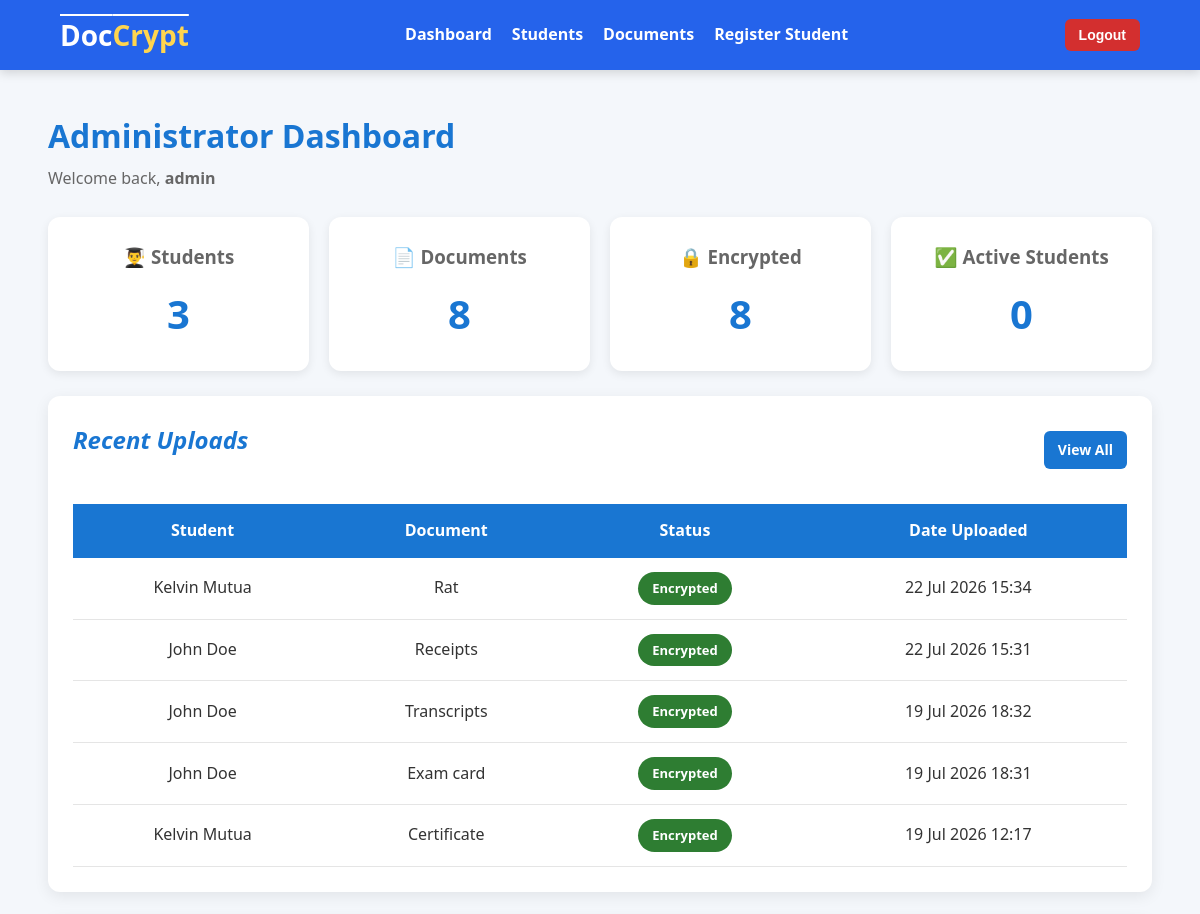
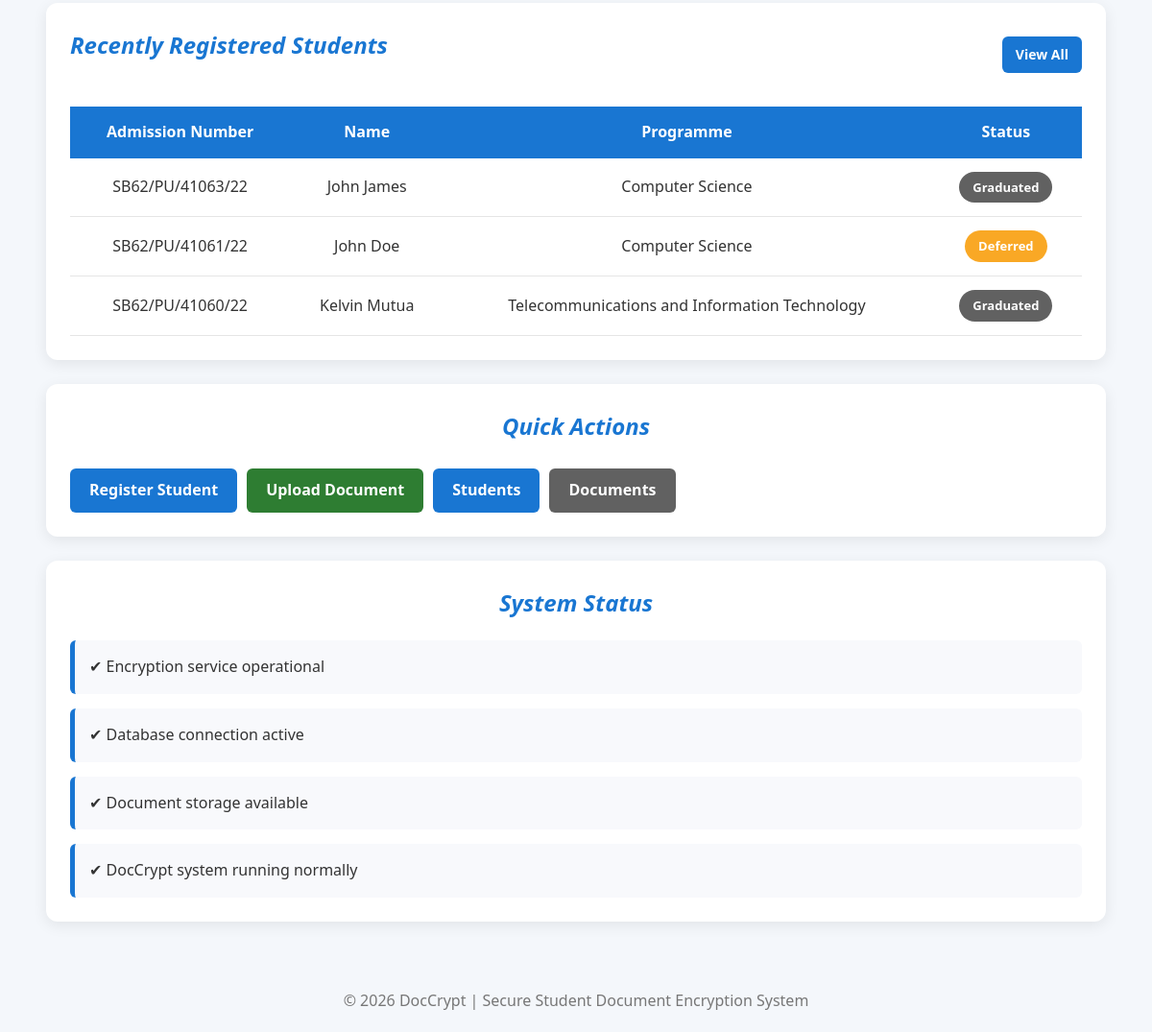
The app's page /dashboard/ (signed in) with its own data (2 pictures, top to bottom).
### users/models.py (models this page shows, shortened)
class CustomUser(AbstractUser):
    class Role(models.TextChoices):
        ADMIN = "ADMIN", "Administrator"
        STUDENT = "STUDENT", "Student"
    role = models.CharField(max_length=20, choices=Role.choices, default=Role.STUDENT)
    must_change_password = models.BooleanField(default=True)
    objects = CustomUserManager()
    @property
    def is_admin(self):
        return self.role == self.Role.ADMIN or self.is_superuser
    class Meta:
        verbose_name = "User"
        verbose_name_plural = "Users"

### documents/models.py (models this page shows, shortened)
class Document(models.Model):
    class Status(models.TextChoices):
        PENDING = "PENDING", "Pending"
        ENCRYPTED = "ENCRYPTED", "Encrypted"
    student = models.ForeignKey(Student, on_delete=models.CASCADE, related_name="documents")
    uploaded_by = models.ForeignKey(CustomUser, on_delete=models.SET_NULL, null=True, related_name="uploaded_documents")
    title = models.CharField( max_length=255)
    original_file = models.FileField(upload_to="documents/original/")
    encrypted_file = models.FileField(upload_to="documents/encrypted/", null=True, blank=True)
    encrypted_key = models.BinaryField(null=True, blank=True)
    status = models.CharField(max_length=30, choices=Status.choices, default=Status.PENDING, db_index=True)
    uploaded_at = models.DateTimeField(auto_now_add=True)
    encrypted_at = models.DateTimeField(null=True, blank=True)
    class Meta:
        ordering = ["-uploaded_at"]
        verbose_name = "Document"
        verbose_name_plural = "Documents"

### student/models.py (models this page shows, shortened)
class Student(models.Model):
    class Status(models.TextChoices):
        ACTIVE = "ACTIVE", "Active"
        DEFERRED = "DEFERRED", "Deferred"
        GRADUATED = "GRADUATED", "Graduated"
    user = models.OneToOneField(CustomUser,on_delete=models.CASCADE,related_name="student")
    admission_number = models.CharField(max_length=25,unique=True)
    first_name = models.CharField(max_length=50)
    last_name = models.CharField(max_length=50)
    phone_number = models.CharField(max_length=15,blank=True)
    programme = models.CharField(max_length=50)
    department = models.CharField(max_length=50)
    year_of_study = models.PositiveSmallIntegerField(default=1)
    status = models.CharField(max_length=25,choices=Status.choices, default=Status.ACTIVE)
    class Meta:
        ordering = ["admission_number"]
        verbose_name = "Student"
        verbose_name_plural = "Students"
    @property
    def full_name(self):
        return f"{self.first_name} {self.last_name}"

### users/views.py (the view, shortened to what this page needs)
# urls.py: path("dashboard/", views.dashboard, name="dashboard"),
@login_required
def dashboard(request):
    if request.user.is_admin:
        total_students = Student.objects.count()
        active_students = Student.objects.filter(status=Student.Status.ACTIVE).count()
        total_documents = Document.objects.count()
        encrypted_documents = Document.objects.filter(status=Document.Status.ENCRYPTED).count()
        recent_documents = Document.objects.select_related("student").order_by("-uploaded_at")[:5]
        recent_students = Student.objects.order_by("-id")[:5]
        context = {
            "total_students": total_students,
            "active_students": active_students,
            "total_documents": total_documents,
            "encrypted_documents": encrypted_documents,
            "recent_documents": recent_documents,
            "recent_students": recent_students,
        }
        return render(request, "users/admin_dashboard.html", context)

### users/templates/users/admin_dashboard.html (shortened to what this page needs)
{% extends "users/base.html" %}
{% block content %}
<div class="page-header">
    <div>
        <h1>
            Administrator Dashboard
        </h1>
        <p>
            Welcome back,
            <strong>{{ request.user.username }}</strong>
        </p>
    </div>
</div>
<div class="dashboard-grid">
    <div class="dashboard-card">
        <h3>
            👨‍🎓 Students
        </h3>
        <h1>
            {{ total_students }}
        </h1>
    </div>
    <div class="dashboard-card">
        <h3>
            📄 Documents
        </h3>
        <h1>
            {{ total_documents }}
        </h1>
    </div>
    <div class="dashboard-card">
        <h3>
            🔒 Encrypted
        </h3>
        <h1>
            {{ encrypted_documents }}
        </h1>
    </div>
    <div class="dashboard-card">
        <h3>
            ✅ Active Students
        </h3>
        <h1>
            {{ active_students }}
        </h1>
    </div>
</div>
<div class="card">
    <div class="page-header">
        <h2 class="card-title">
            Recent Uploads
        </h2>
        <a
            href="{% url 'document_list' %}"
            class="btn btn-primary btn-small">
            View All
        </a>
    </div>
    <table>
        <thead>
            <tr>
                <th>Student</th>
                <th>Document</th>
                <th>Status</th>
                <th>Date Uploaded</th>
            </tr>
        </thead>
        <tbody>
            {% for document in recent_documents %}
            <tr>
                <td>
                    {{ document.student.full_name }}
                </td>
                <td>
                    {{ document.title }}
                </td>
                <td>
                    {% if document.status == "ENCRYPTED" %}
                        <span class="badge badge-success">
                            {{ document.get_status_display }}
                        </span>
                    {% else %}
                        <span class="badge badge-warning">
                            {{ document.get_status_display }}
                        </span>
                    {% endif %}
                </td>
                <td>
                    {{ document.uploaded_at|date:"d M Y H:i" }}
                </td>
            </tr>
            {% empty %}
            <tr>
                <td colspan="4">
                    No uploaded documents.
                </td>
            </tr>
            {% endfor %}
        </tbody>
    </table>
</div>
<div class="card">
    <div class="page-header">
        <h2 class="card-title">
            Recently Registered Students
        </h2>
        <a
            href="{% url 'student_list' %}"
            class="btn btn-primary btn-small">
            View All
        </a>
    </div>
    <table>
        <thead>
            <tr>
                <th>Admission Number</th>
                <th>Name</th>
                <th>Programme</th>
                <th>Status</th>
            </tr>
        </thead>
        <tbody>
            {% for student in recent_students %}
            <tr>
                <td>
                    {{ student.admission_number }}
                </td>
                <td>
                    {{ student.full_name }}
                </td>
                <td>
                    {{ student.programme }}
                </td>
                <td>
                    {% if student.status == "ACTIVE" %}
                        <span class="badge badge-success">
                            {{ student.get_status_display }}
                        </span>
                    {% elif student.status == "DEFERRED" %}
                        <span class="badge badge-warning">
                            {{ student.get_status_display }}
                        </span>
                    {% else %}
                        <span class="badge badge-secondary">
                            {{ student.get_status_display }}
                        </span>
                    {% endif %}
                </td>
            </tr>
            {% empty %}
            <tr>
                <td colspan="4">
                    No registered students.
                </td>
            </tr>
            {% endfor %}
        </tbody>
    </table>
</div>
<div class="card">
    <h2 class="card-title">
        Quick Actions
    </h2>
    <div class="card-actions">
        <a
            href="{% url 'register_student' %}"
            class="btn btn-primary">
            Register Student
        </a>
        <a
            href="{% url 'upload_document' %}"
            class="btn btn-success">
            Upload Document
        </a>
        <a
            href="{% url 'student_list' %}"
            class="btn btn-primary">
            Students
        </a>
        <a
            href="{% url 'document_list' %}"
            class="btn btn-secondary">
            Documents
        </a>
    </div>
</div>
<div class="card">
    <h2 class="card-title">
        System Status
    </h2>
    <div class="security-list">
        <div class="security-item">
            ✔ Encryption service operational
        </div>
        <div class="security-item">
            ✔ Database connection active
        </div>
        <div class="security-item">
            ✔ Document storage available
        </div>
        <div class="security-item">
            ✔ DocCrypt system running normally
        </div>
    </div>
</div>
{% endblock %}

### static/css/style.css (style rules this page uses)
* { margin:0; padding:0; box-sizing:border-box; }
body { font-family:"Segoe UI",Tahoma,Geneva,Verdana,sans-serif; background:#f4f7fb; color:#333; line-height:1.6; }
h2 { text-align: center; font-style: oblique; color: rgb(109, 166, 216); }
.page-header { display:flex; justify-content:space-between; align-items:center; margin-bottom:25px; }
.page-header h1 { color:#1976d2; margin-bottom:5px; }
.page-header p { color:#666; }
.card { background:white; border-radius:12px; padding:25px; margin-bottom:25px; box-shadow:0 4px 15px rgba(0,0,0,.08); }
.card-title { margin-bottom:20px; color:#1976d2; }
.card-actions { margin-top:25px; display:flex; gap:10px; flex-wrap:wrap; }
.btn { display:inline-flex; align-items:center; justify-content:center; gap:8px; padding:10px 20px; border:none; border-radius:6px; cursor:pointer; text-decoration:none; font-weight:600; transition:.3s; }
.btn-primary { background:#1976d2; color:white; }
.btn-success { background:#2e7d32; color:white; }
.btn-secondary { background:#616161; color:white; }
.btn-small { padding:8px 14px; font-size:14px; }
table { width:100%; border-collapse:collapse; }
th { background:#1976d2; color:white; padding:14px; text-align:center; }
td { padding:14px; border-bottom:1px solid #e5e5e5; text-align: center; }
.badge { display:inline-block; padding:6px 14px; border-radius:30px; color:white; font-size:13px; font-weight:600; }
.badge-success { background:#2e7d32; }
.badge-warning { background:#f9a825; }
.badge-secondary { background:#616161; }
.dashboard-grid { display:grid; grid-template-columns:repeat(auto-fit,minmax(220px,1fr)); gap:20px; margin-bottom:25px; }
.dashboard-card { background:white; padding:25px; border-radius:12px; box-shadow:0 3px 10px rgba(0,0,0,.08); text-align:center; }
.dashboard-card h3 { color:#666; margin-bottom:10px; }
.dashboard-card h1 { font-size:40px; color:#1976d2; }
.security-list { display:flex; flex-direction:column; gap:15px; }
.security-item { background:#f8f9fc; border-left:5px solid #1976d2; padding:15px; border-radius:6px; font-weight:500; }

### records on screen
CustomUser: user.username "admin"
Document: student.full_name "Kelvin Mutua", title "Rat", status "Encrypted", uploaded_at "22 Jul 2026 15:34"
Document: student.full_name "John Doe", title "Receipts", status "Encrypted", uploaded_at "22 Jul 2026 15:31"
Document: student.full_name "John Doe", title "Transcripts", status "Encrypted", uploaded_at "19 Jul 2026 18:32"
Document: student.full_name "John Doe", title "Exam card", status "Encrypted", uploaded_at "19 Jul 2026 18:31"
Document: student.full_name "Kelvin Mutua", title "Certificate", status "Encrypted", uploaded_at "19 Jul 2026 12:17"
Student: admission_number "SB62/PU/41063/22", full_name "John James", programme "Computer Science", status "Graduated"
Student: admission_number "SB62/PU/41061/22", full_name "John Doe", programme "Computer Science", status "Deferred"
Student: admission_number "SB62/PU/41060/22", full_name "Kelvin Mutua", programme "Telecommunications and Information Technology", status "Graduated"

### other values on screen
{{ total_students }} "3"
{{ total_documents }} "8"
{{ encrypted_documents }} "8"
{{ active_students }} "0"
